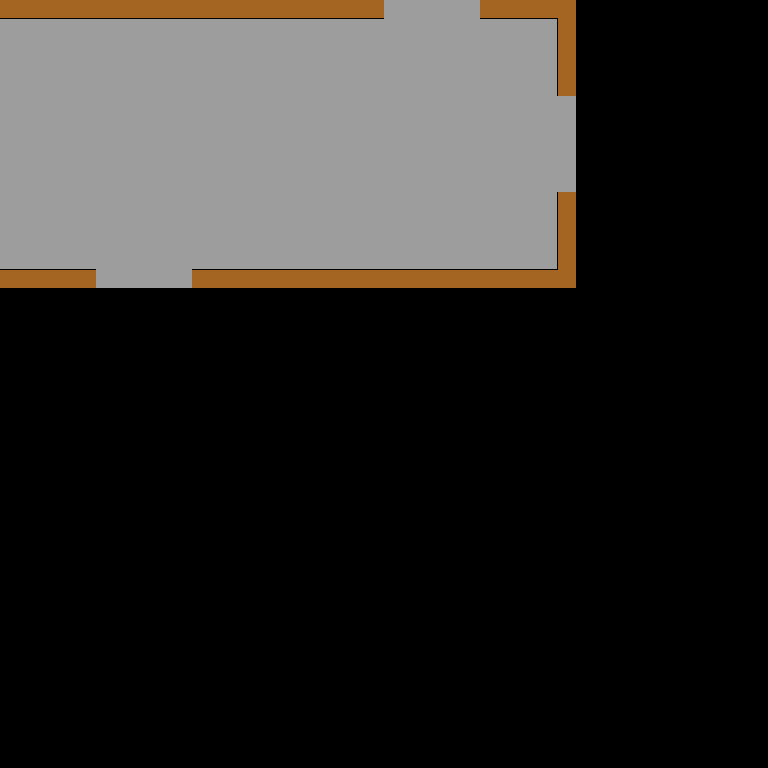

Rendered tile map (Tiled .tmx) drawn with the repository's tilesets; below, a short description and the full map source, tile grids included:
An orthogonal 8x8 tile map with 96x96 px tiles, 1 tile layer (Tile Layer 1).

<map version="1.0" tiledversion="1.0.3" orientation="orthogonal" renderorder="right-down" width="8" height="8" tilewidth="96" tileheight="96" nextobjectid="15">
 <tileset firstgid="1" source="TestTileset.tsx" />
 <layer name="Tile Layer 1" width="8" height="8">
  <data encoding="csv">
3,3,3,3,7,2,0,0,
7,7,7,7,7,7,0,0,
11,7,11,11,11,9,0,0,
0,0,0,0,0,0,0,0,
0,0,0,0,0,0,0,0,
0,0,0,0,0,0,0,0,
0,0,0,0,0,0,0,0,
0,0,0,0,0,0,0,0
</data>
 </layer>
 <objectgroup name="Object Layer 1" />
</map>
